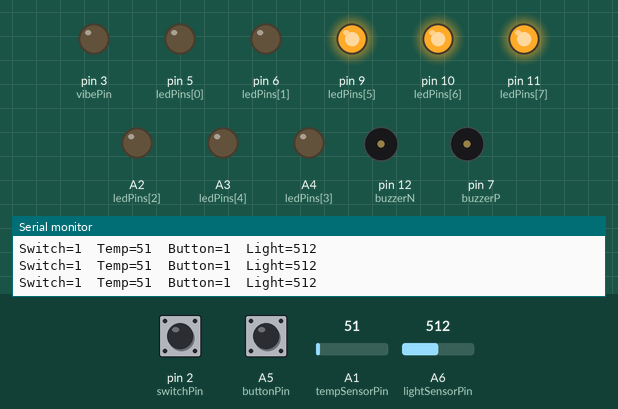
Recording of a sketch running on a simulated Arduino Nano, built with avr-gcc and run on an emulated ATmega328P. Shown: output pins drawn as LEDs (lit = HIGH), buzzer (waves = sounding, pin HIGH), the last lines printed to the serial monitor. The test bench sets the inputs (shaded band); at power-on: A5 (buttonPin) HIGH, pin 2 (switchPin) HIGH, A1 (tempSensorPin) = 51, A6 (lightSensorPin) = 512.

Above: at 3.2 s.
3.3 s: A5 (buttonPin) pulled LOW for 0.15 s
At 4.5 s:
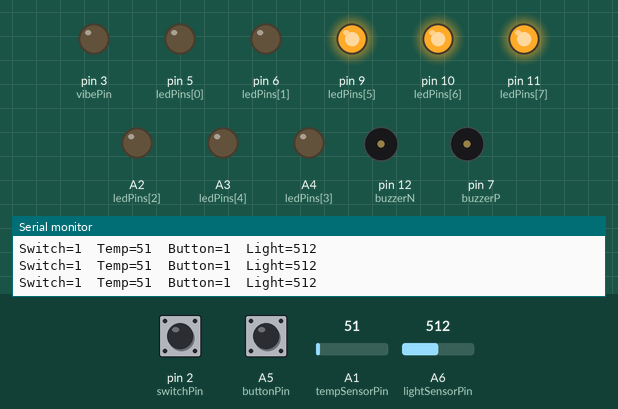
5.0 s: pin 2 (switchPin) pulled LOW for 1 s
At 5.51 s:
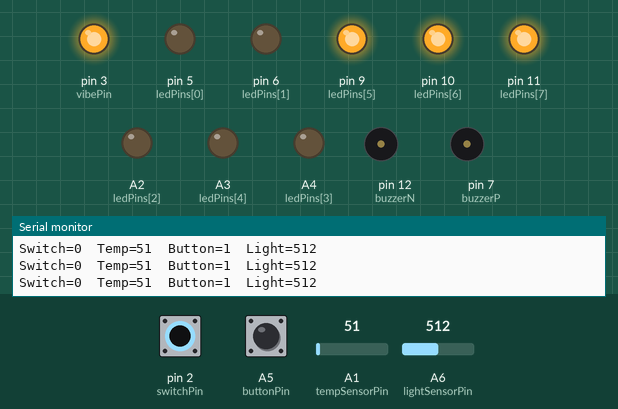
8.0 s: A1 (tempSensorPin) set to 135
11.0 s: A1 (tempSensorPin) set to 164
At 11.7 s:
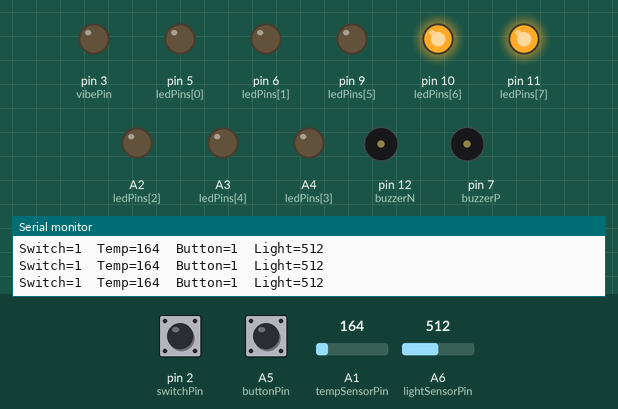
12.5 s: A6 (lightSensorPin) set to 22
15.5 s: A6 (lightSensorPin) set to 18
At 15.8 s:
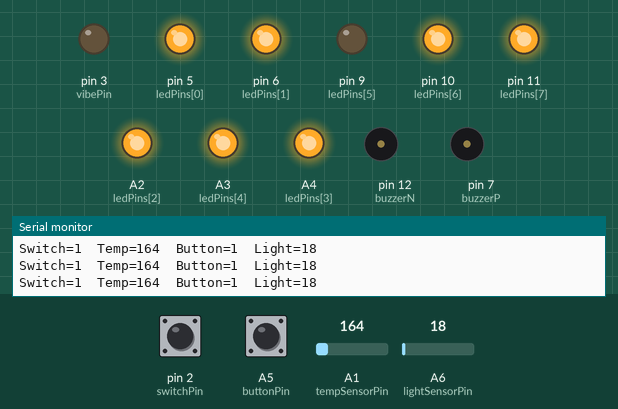
Timing chart, 0 to 18.0 s (numbered marks = the images above; inputs shaded):
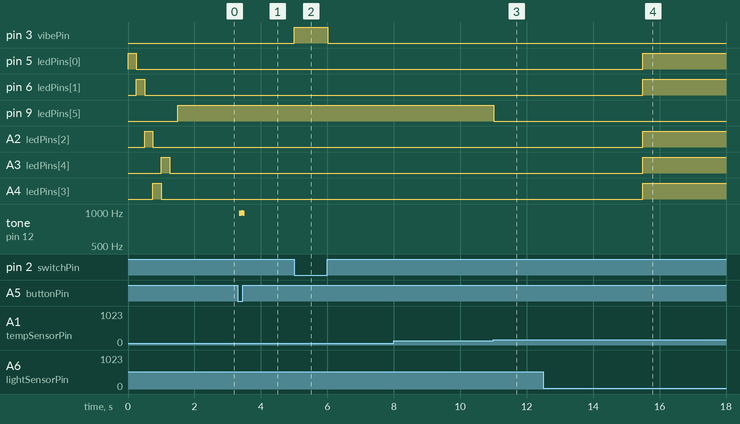

The sketch:

lilypad_FIXED_DEMO.ino
```cpp
// (licence header left out)
/* Pin Definitions */
// LEDs: white LEDs are connected to 5, 6, A2, A3, A4
int ledPins[] = {5, 6, A2, A4, A3, 9, 10, 11};
int switchPin = 2;
int buttonPin = A5;
int vibePin = 3;
int buzzerP = 7;
int buzzerN = 12;
int lightSensorPin = A6;
int tempSensorPin = A1;

/* Global variables */
int light = 100;

void setup()
{
  //STARTUP LED SEQUENCE
  for(int i=0; i<5; i++)  // This for loop will run 5 times
  {  // blink the white LEDs (first 5 LEDs in ledPins array)
    pinMode(ledPins[i], OUTPUT);  // set pin as output
    digitalWrite(ledPins[i], HIGH);  // turn LED on
    delay(250);  // wait for a quarter second
    digitalWrite(ledPins[i], LOW); // turn LED off
  }
  for(int i=5;i<8;i++)  // This for loop will run 3 times
  {   // blink the RGB LEDs (last 3 LEDs in ledPins array)
    pinMode(ledPins[i], OUTPUT);   // set the pin as an output
    digitalWrite(ledPins[i], LOW);  // turn RGB LED on
    delay(250);  // wait a quarter second
    digitalWrite(ledPins[i], HIGH);  // turn the RGB LED off
    // Note that a HIGH turns the RGB LED off, LOW is on
    // that's backwards from the white LEDs
  }
  ////////////////////////////////////////////

  //Switch
  pinMode(switchPin, INPUT);  // set the switch as an input
  digitalWrite(switchPin, HIGH);  // enable the pull-up resistor

  //Button
  pinMode(buttonPin, INPUT);  // set the pin as an input
  digitalWrite(buttonPin, HIGH);  // enable the pull-up resistor

  //VIBE
  pinMode(vibePin, OUTPUT);  // set the pin as an output

  //Buzzer
  pinMode(buzzerP, OUTPUT);  // set both buzzer pins as outputs
  pinMode(buzzerN, OUTPUT);

  Serial.begin(9600);  // We'll output some information over serial
}

void loop()
{
  //Buzzer
  if(digitalRead(buttonPin) == 0)
  {  // if you press the button, make a short buzz
    digitalWrite(buzzerP, HIGH);
    digitalWrite(buzzerN, LOW);
    delay(1);
    digitalWrite(buzzerP, LOW);
    digitalWrite(buzzerN, HIGH);
  }
  else  // If the button is not pressed go in here
  {
    if(digitalRead(switchPin) == 0)
    {  // If the switch is on, vibrate
      digitalWrite(vibePin, HIGH);
      delay(100);
      digitalWrite(vibePin, LOW);
    }

    ///LIGHT TEST
    if(analogRead(lightSensorPin) < 20){
      //if its dark, turn on all white leds...
      for(int i=0;i<5;i++)
      {
        digitalWrite(ledPins[i], HIGH);
      }
    }
    else{
      // if it's light, turn them off...
      for(int i=0;i<5;i++)
      {
        digitalWrite(ledPins[i], LOW);
      }
    }

    ///TEMP TEST
     // Note that a HIGH turns the RGB LED off, LOW is on
     // that's backwards from the white LED
    if(analogRead(tempSensorPin) > 150)
    {
      //if the tech puts a little hot air over the temp sensor it will raise to at least 170
      digitalWrite(ledPins[5], LOW); //Turn on red LED - to indicate "hot"
    }
    else{
      digitalWrite(ledPins[5], HIGH);  // turn the red LED off
    }

    /* from here on down, we'll just print out the status of every input */
    Serial.print("Switch=");
    Serial.print(digitalRead(switchPin));

    Serial.print("  Temp=");
    Serial.print(analogRead(tempSensorPin));

    Serial.print("  Button=");
    Serial.print(digitalRead(buttonPin));

    Serial.print("  Light=");
    Serial.println(analogRead(lightSensorPin));
  }
}
```

Measured:
- the behaviour switches between 150 and 151 on A1 (tempSensorPin) (found by bisection; images 2 and 3)
- the behaviour switches between 20 and 19 on A6 (lightSensorPin) (found by bisection; images 3 and 4)
- after the input at 3.3 s, tone on pin 12 (buzzerN): silent → 975 Hz after 0.05 s, → 988 Hz 0.08 s later, → 975 Hz 0.04 s later, → silent 0.04 s later
- after the input at 5.0 s, pin 3 (vibePin): LOW → HIGH at once, → LOW 1.0 s later
- after the input at 11.0 s, pin 9 (ledPins[5]): HIGH → LOW at once
- after the input at 15.5 s, pin 5 (ledPins[0]), pin 6 (ledPins[1]), A2 (ledPins[2]), A3 (ledPins[4]), A4 (ledPins[3]): LOW → HIGH at once
